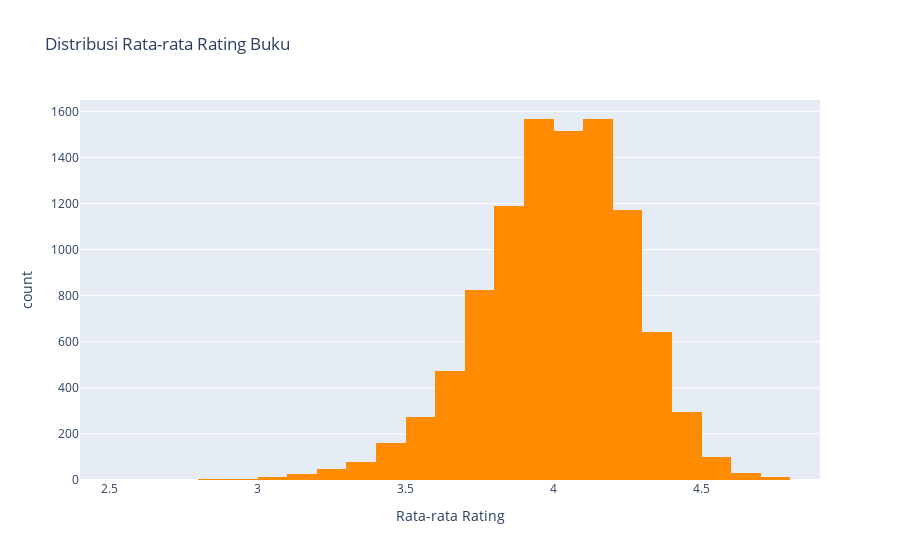

Source (notebook cell):
### Code cell
# Distribusi average rating
fig_avg_rating = px.histogram(books_df, x='average_rating', nbins=30,
                              title='Distribusi Rata-rata Rating Buku',
                              labels={'average_rating': 'Rata-rata Rating'},
                              color_discrete_sequence=['darkorange'])
fig_avg_rating.show()

### Figure 1 — Plotly figure (JSON) as saved in the notebook; plotly's stock layout.template omitted (floating-point values rounded to 4 significant figures; data arrays with more than 128 entries replaced by an {"elided": "..."} marker saying what was removed)
{"data": [{"bingroup": "x", "hovertemplate": "Rata-rata Rating=%{x}<br>count=%{y}<extra></extra>", "legendgroup": "", "marker": {"color": "darkorange", "pattern": {"shape": ""}}, "name": "", "nbinsx": 30, "orientation": "v", "showlegend": false, "type": "histogram", "x": {"elided": "10000 float values"}, "xaxis": "x", "yaxis": "y"}], "layout": {"barmode": "relative", "legend": {"tracegroupgap": 0}, "title": {"text": "Distribusi Rata-rata Rating Buku"}, "xaxis": {"anchor": "y", "domain": [0, 1], "title": {"text": "Rata-rata Rating"}}, "yaxis": {"anchor": "x", "domain": [0, 1], "title": {"text": "count"}}}}
